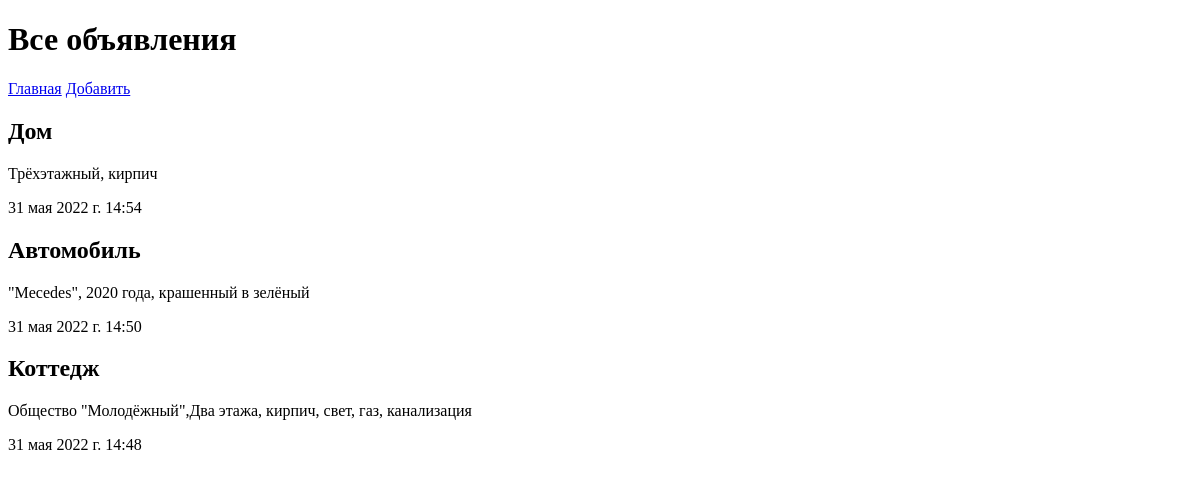
The app's page /firstApp/, older data.
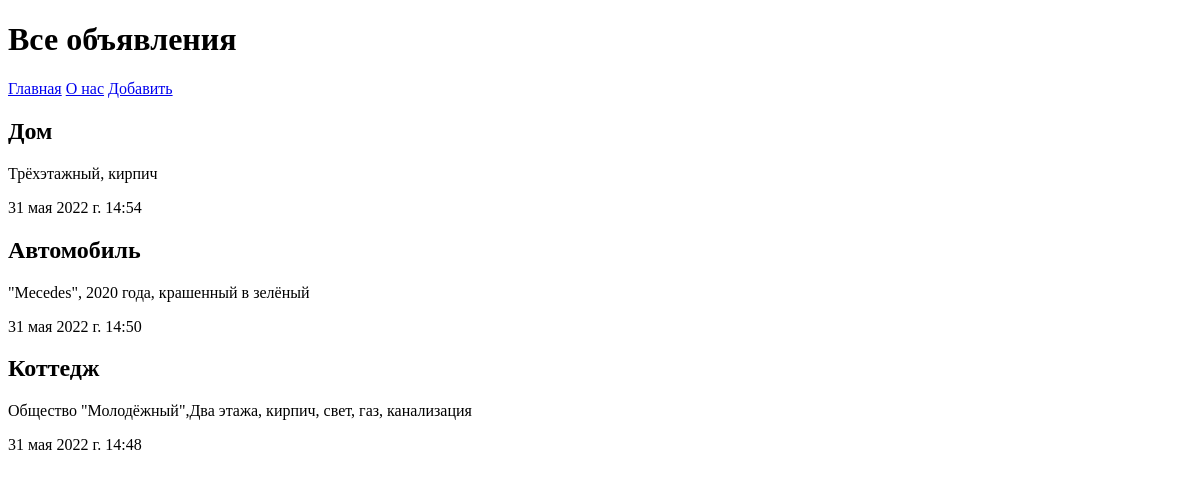
The same page, newer data.
### firstApp/models.py (models this page shows, shortened)
class Bb(models.Model):
    title=models.CharField(max_length=50, verbose_name="Товар")
    content=models.TextField(null=True, blank=True, verbose_name="Описание")
    price=models.FloatField(null=True, blank=True, verbose_name="Цена")
    published=models.DateTimeField(auto_now_add=True,db_index=True, verbose_name="Опубликовано")
    rubric = models.ForeignKey('Rubric',null=True,on_delete=models.PROTECT,verbose_name='Рубрика')
    class Meta:
        verbose_name_plural="Объявления"
        verbose_name="Объявление"
        ordering=["-published"]

class Rubric(models.Model):
    name=models.CharField(max_length=20, db_index=True, verbose_name="Название")
    class Meta:
        verbose_name_plural='Рубрики'
        verbose_name='Рубрика'
        ordering=['name']

### firstApp/views.py (the view)
# urls.py: path('', index, name='index'),
def index(request):
    bbs=Bb.objects.all()
    rubrics=Rubric.objects.all()
    context= {'bbs': bbs, 'rubrics':rubrics}
    return render(request,'index.html',context)

### firstApp/templates/index.html (shortened to what this page needs)
<!DOCTYPE html>
<html>
    <head>
    </head>
    <body>
        <h1>Все объявления</h1>
        <div>
            <a href = "{% url 'index' %}">Главная</a>
            {% for rubric in rubrics %}
            <a href="{% url 'by_rubric' rubric.pk %}">{{ rubric.name }}</a>
            {% endfor %}
            <a href="% url 'add'%">Добавить</a>
        </div>
        {% for bb in bbs %}
        <div>
            <h2>{{ bb.title }}</h2>
            <p>{{ bb.content }}</p>
            <p>{{ bb.published }}</p>
        </div>
        {% endfor %}
    </body>
</html>

Row changes from the older to the newer data that the page shows:
added Rubric: name "О нас"
